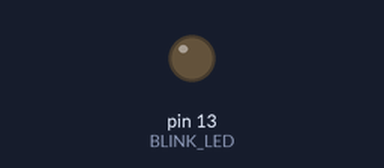
Bench run of a sketch on a simulated Arduino Uno, built with avr-gcc and run on an emulated ATmega328P. Parts: output pins drawn as LEDs (lit = HIGH). What the sketch prints to the serial monitor is not drawn.

Above: at 2.8 s.
Timing chart, 0 to 7.2 s (numbered marks = the images above):
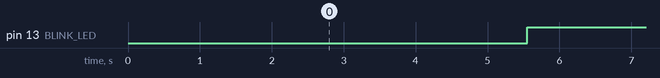

Measured:
- by itself, pin 13 (BLINK_LED): alternates HIGH for 2.8 s and LOW for 2.8 s

The sketch:

accordInterfaceSimulator.ino
```cpp
boolean enabled_analog=false;
boolean enabled_digital=false;
boolean enabled_uart=true;
boolean enabled_spi=true;

// general
#define BLINK_LED 13
#define BLINK_INTERVAL 500
boolean blink_state=false;

// volcar dato hexadecimal por puerto USB
void SerialPrintHex(unsigned char c) {
  if (c<=0x0F) Serial.print(0);
  Serial.print(c, HEX);
}

// setup
void setup() {

  // USB serial speed
  Serial.begin(115200);

  // pin de parpadeo
  pinMode(BLINK_LED, OUTPUT);

  // esperar 50ms a recibir el primer paquete
  // (se emite cada ~15ms)
  delay(50);

  // listo para iniciar el bucle general
  Serial.print("OK\n");

}

// main loop
void loop() {

  // millis directo
  extern volatile unsigned long timer0_millis;

  // parpadear para indicar funcionamiento OK (OJO: Si no es ATmega2560, comentar, interfiere con SPI)
  static unsigned long millis_blink;
  if (millis()-millis_blink > BLINK_INTERVAL) {
    millis_blink=millis();
    //blink_state=!blink_state;
    blink_state^=true;
    digitalWrite(BLINK_LED, (blink_state?LOW:HIGH));
  }


  Serial.print("UART 10 02 05 3A 01 17 02 04 10 03 3C\n"); // reloj
  Serial.print("UART 10 02 17 34 20 20 42 41 53 53 20 20 20 20 20 20 20 43 00 00 00 02 11 00 00 00 10 03 43\n"); delay(350); // menu
  Serial.print("UART 10 02 15 30 01 00 00 01 86 01 00 FF FF FF 7F 00 00 00 00 00 00 00 00 00 10 03\n");
  Serial.print("UART 31 10 02 15 30 01 00 00 01 87 01 00\n");
  Serial.print("SPI 80 5B 1B 9B 9B BF 80 80 80 BF\n"); delay(450);
  Serial.print("UART FF FF FF 7F 00 00 00 00 00 00 00 00 00 10 03\n");
  Serial.print("UART 30 10 02 15 30 01 00 00 01 88 01 00 FF FF FF 7F 00\n");
  Serial.print("SPI 80 26 1B 9B 9B BF 86 80 80 C4\n"); delay(250);
  Serial.print("UART 00 00 00 00 00 00\n");
  Serial.print("UART 00 00 10 03 3F\n");
  Serial.print("UART 10 02 15 30 01 00 00 22 11 01 01 FF 91 60 40 03 4D 41 58 49 4D 41 46 4D 10 03 53\n"); // radio MAXIMAFM
  Serial.print("SPI 80 5B 1B 9B 9B BF C8 80 80 F7\n"); delay(450);
  Serial.print("UART 10 02 15 30 01 00 00 01 89 01 00 FF FF FF 7F 00 00 00 00 00 00 00\n");
  Serial.print("UART 00 00 10 03 3E 10 02 15 30 01 00 00\n");
  Serial.print("SPI 80 5B 1B 9B 9B BF 80 F8 80 C7\n"); delay(350);
  Serial.print("UART 01 8A 01 00 FF FF FF 7F 00 00 00 00 00\n");
  Serial.print("UART 00 00 00 00 10 03 3D\n");
  Serial.print("UART 10 02 10 10 30 03 10 10 03 43 11 05 FF 01 FF 73 FF F2 40 00 00 10 03 4B\n"); // timming 2:40
  Serial.print("UART 10 02 17 34 48 6F 6C 65 20 2D 20 56 69 6F 6C 65 74 20 20 20 00 00 00 00 00 00 10 03 3E\n"); delay(550); // usb
  Serial.print("SPI 80 5B 1B 9B 9B BF 80 F4 80 CB\n"); delay(150);
  Serial.print("UART 10 02 10 10 30 03 10 10 03 43 11 05 FF 01 FF 73 FF F2 41 00 00 10 03 4A\n"); // timming 2:41

  // retraso (ms)
  delay(150);

  //delay(10000); // para probar el timeout

}
```
